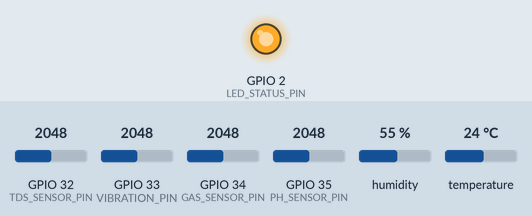
Recording of a sketch running on a simulated ESP32. Parts: output pins drawn as LEDs (lit = HIGH). Inputs (shaded band) come from the test bench; at power-on: GPIO 32 (TDS_SENSOR_PIN) = 2048, GPIO 33 (VIBRATION_PIN) = 2048, GPIO 34 (GAS_SENSOR_PIN) = 2048, GPIO 35 (PH_SENSOR_PIN) = 2048, humidity 55 %, temperature 24 °C. WiFi joins after 1.5 s; servers stay silent unless stated; uploads are accepted with an empty reply; random numbers use the default seed unless the sketch sets one; what the sketch prints to the serial monitor is not drawn.

Above: at 1.55 s.
At 16.88 s:
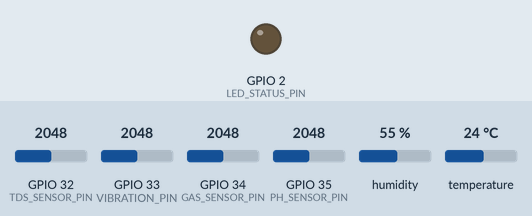
Timing chart, 0 to 17.2 s (numbered marks = the images above):
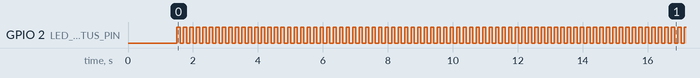

The sketch:

esp32_monitor.ino
```cpp
// IoT Smart Cold Storage & Monitoring System
// ESP32 Firmware for Wokwi Simulation
// Supports: Temperature, Humidity, Gas, Water Quality, Machine Vibration
// API Endpoint: POST /api/telemetry/ingest
// Heartbeat:   POST /api/devices/{id}/heartbeat

#include <WiFi.h>
#include <HTTPClient.h>
#include <ArduinoJson.h>
#include <DHT.h>

// ===== CONFIGURATION =====
// Change these values based on your setup
const char* WIFI_SSID = "Wokwi-GUEST";
const char* WIFI_PASS = "";
const char* API_BASE_URL = "http://10.0.2.2:8000";  // Wokwi: host machine
// For production, use your actual server URL:
// const char* API_BASE_URL = "https://your-api.onrender.com";

const int DEVICE_ID = 1;              // Match database device ID
const int REPORT_INTERVAL = 30000;    // 30 seconds
const int HEARTBEAT_INTERVAL = 60000; // 60 seconds

// ===== PIN DEFINITIONS =====
#define DHT_PIN 15          // DHT22 temperature/humidity sensor
#define DHT_TYPE DHT22
#define GAS_SENSOR_PIN 34   // MQ-135 gas sensor (analog)
#define PH_SENSOR_PIN 35    // pH sensor (analog)
#define TDS_SENSOR_PIN 32   // TDS sensor (analog)
#define VIBRATION_PIN 33    // MPU6050 / vibration sensor
#define LED_STATUS_PIN 2    // Built-in LED for status

// ===== OBJECTS =====
DHT dht(DHT_PIN, DHT_TYPE);
unsigned long lastReport = 0;
unsigned long lastHeartbeat = 0;
bool wifiConnected = false;

// ===== SETUP =====
void setup() {
    Serial.begin(115200);
    Serial.println("\n=== IoT Monitoring Device Starting ===");
    Serial.printf("Device ID: %d\n", DEVICE_ID);

    // Pin setup
    pinMode(LED_STATUS_PIN, OUTPUT);
    pinMode(GAS_SENSOR_PIN, INPUT);
    pinMode(PH_SENSOR_PIN, INPUT);
    pinMode(TDS_SENSOR_PIN, INPUT);
    pinMode(VIBRATION_PIN, INPUT);

    // Initialize DHT sensor
    dht.begin();

    // Connect to WiFi
    connectWiFi();

    Serial.println("=== Device Ready ===\n");
}

// ===== MAIN LOOP =====
void loop() {
    // Ensure WiFi stays connected
    if (WiFi.status() != WL_CONNECTED) {
        wifiConnected = false;
        connectWiFi();
    } else {
        wifiConnected = true;
    }

    unsigned long now = millis();

    // Send telemetry data
    if (now - lastReport >= REPORT_INTERVAL) {
        lastReport = now;
        sendTelemetry();
    }

    // Send heartbeat
    if (now - lastHeartbeat >= HEARTBEAT_INTERVAL) {
        lastHeartbeat = now;
        sendHeartbeat();
    }

    // Blink LED to show activity
    digitalWrite(LED_STATUS_PIN, !digitalRead(LED_STATUS_PIN));
    delay(100);
}

// ===== WIFI CONNECTION =====
void connectWiFi() {
    Serial.printf("Connecting to WiFi: %s", WIFI_SSID);
    WiFi.begin(WIFI_SSID, WIFI_PASS);

    int attempts = 0;
    while (WiFi.status() != WL_CONNECTED && attempts < 30) {
        delay(500);
        Serial.print(".");
        attempts++;
    }

    if (WiFi.status() == WL_CONNECTED) {
        Serial.println("\nWiFi connected!");
        Serial.printf("IP Address: %s\n", WiFi.localIP().toString().c_str());
        wifiConnected = true;
    } else {
        Serial.println("\nWiFi connection failed. Retrying...");
        wifiConnected = false;
    }
}

// ===== SENSOR READING =====
float readTemperature() {
    float temp = dht.readTemperature();
    if (isnan(temp)) {
        Serial.println("DHT read failed, using simulated value");
        return 20.0 + random(-50, 50) / 10.0;  // Simulated 15-25°C
    }
    return temp;
}

float readHumidity() {
    float hum = dht.readHumidity();
    if (isnan(hum)) {
        Serial.println("DHT humidity read failed, using simulated value");
        return 50.0 + random(-200, 200) / 10.0;
    }
    return hum;
}

float readGasLevel() {
    int raw = analogRead(GAS_SENSOR_PIN);
    return map(raw, 0, 4095, 0, 500);  // Convert to ppm
}

float readWaterPH() {
    int raw = analogRead(PH_SENSOR_PIN);
    float voltage = raw * (3.3 / 4095.0);
    float ph = 7.0 + (1.65 - voltage) * 3.0;  // Simplified pH calculation
    return constrain(ph, 0.0, 14.0);
}

float readTDS() {
    int raw = analogRead(TDS_SENSOR_PIN);
    float voltage = raw * (3.3 / 4095.0);
    float tds = (133.42 * voltage * voltage * voltage
               - 255.86 * voltage * voltage
               + 857.39 * voltage) * 0.5;
    return constrain(tds, 0.0, 1000.0);
}

float readTurbidity() {
    // Simulated turbidity based on TDS
    float tds = readTDS();
    return tds / 50.0 + random(-10, 10) / 10.0;
}

float readVibration() {
    int raw = analogRead(VIBRATION_PIN);
    return map(raw, 0, 4095, 0, 100) / 10.0;  // 0-10 scale
}

// ===== CALCULATE SCORES =====
float calculateHealthScore(float vibration, float temperature) {
    float score = 100.0;
    if (vibration > 7.0) score -= 30.0;
    else if (vibration > 5.0) score -= 15.0;
    if (temperature > 40.0) score -= 20.0;
    else if (temperature < -10.0) score -= 20.0;
    return constrain(score + random(-5, 5), 0.0, 100.0);
}

float calculateWaterQualityScore(float ph, float tds, float turbidity) {
    float score = 100.0;
    if (ph < 6.5 || ph > 8.5) score -= 30.0;
    else if (ph < 6.8 || ph > 8.2) score -= 10.0;
    if (tds > 500) score -= 30.0;
    else if (tds > 300) score -= 15.0;
    if (turbidity > 10) score -= 25.0;
    else if (turbidity > 5) score -= 10.0;
    return constrain(score + random(-3, 3), 0.0, 100.0);
}

float calculateRiskScore(float temp, float humidity, float gas, float vibration, float healthScore) {
    float risk = 0.0;
    if (temp > 40 || temp < -10) risk += 20.0;
    else if (temp > 35 || temp < 0) risk += 10.0;
    if (humidity > 90) risk += 15.0;
    else if (humidity > 80) risk += 5.0;
    if (gas > 300) risk += 20.0;
    else if (gas > 200) risk += 10.0;
    if (vibration > 7) risk += 15.0;
    risk += (100 - healthScore) * 0.3;
    return constrain(risk + random(-3, 3), 0.0, 100.0);
}

// ===== SEND TELEMETRY =====
void sendTelemetry() {
    if (!wifiConnected) {
        Serial.println("WiFi not connected, skipping telemetry");
        return;
    }

    // Read all sensors
    float temperature = readTemperature();
    float humidity = readHumidity();
    float gasLevel = readGasLevel();
    float waterPH = readWaterPH();
    float tds = readTDS();
    float turbidity = readTurbidity();
    float vibration = readVibration();
    bool powerStatus = true;

    // Calculate scores
    float healthScore = calculateHealthScore(vibration, temperature);
    float waterQuality = calculateWaterQualityScore(waterPH, tds, turbidity);
    float riskScore = calculateRiskScore(temperature, humidity, gasLevel, vibration, healthScore);

    // Build JSON
    StaticJsonDocument<512> doc;
    doc["device_id"] = DEVICE_ID;
    doc["temperature"] = round(temperature * 100.0) / 100.0;
    doc["humidity"] = round(humidity * 100.0) / 100.0;
    doc["power_status"] = powerStatus;
    doc["gas_level"] = round(gasLevel * 100.0) / 100.0;
    doc["water_ph"] = round(waterPH * 100.0) / 100.0;
    doc["water_turbidity"] = round(turbidity * 100.0) / 100.0;
    doc["water_tds"] = round(tds * 100.0) / 100.0;
    doc["vibration_level"] = round(vibration * 100.0) / 100.0;
    doc["machine_health_score"] = round(healthScore * 100.0) / 100.0;
    doc["water_quality_score"] = round(waterQuality * 100.0) / 100.0;
    doc["risk_score"] = round(riskScore * 100.0) / 100.0;

    String jsonString;
    serializeJson(doc, jsonString);

    // Send via HTTP POST
    HTTPClient http;
    String url = String(API_BASE_URL) + "/api/telemetry/ingest";
    http.begin(url);
    http.addHeader("Content-Type", "application/json");

    Serial.println("--- Sending Telemetry ---");
    Serial.printf("Temp: %.1f°C | Hum: %.1f%% | Gas: %.0f ppm\n", temperature, humidity, gasLevel);
    Serial.printf("pH: %.2f | TDS: %.0f | Turb: %.1f\n", waterPH, tds, turbidity);
    Serial.printf("Vibration: %.1f | Health: %.0f%% | WQ: %.0f%% | Risk: %.0f%%\n", vibration, healthScore, waterQuality, riskScore);

    int httpCode = http.POST(jsonString);

    if (httpCode > 0) {
        Serial.printf("Telemetry sent! Response: %d\n", httpCode);
        if (httpCode == 200 || httpCode == 201) {
            Serial.println("Data ingested successfully");
        }
    } else {
        Serial.printf("Telemetry failed: %s\n", http.errorToString(httpCode).c_str());
    }

    http.end();
}

// ===== SEND HEARTBEAT =====
void sendHeartbeat() {
    if (!wifiConnected) return;

    HTTPClient http;
    String url = String(API_BASE_URL) + "/api/devices/" + String(DEVICE_ID) + "/heartbeat";
    http.begin(url);
    http.addHeader("Content-Type", "application/json");

    int httpCode = http.POST("{}");

    if (httpCode > 0) {
        Serial.printf("Heartbeat sent! Response: %d\n", httpCode);
    } else {
        Serial.printf("Heartbeat failed: %s\n", http.errorToString(httpCode).c_str());
    }

    http.end();
}
```

Measured:
- by itself, GPIO 2 (LED_STATUS_PIN): moves between LOW and HIGH, repeating every 12.0 s
